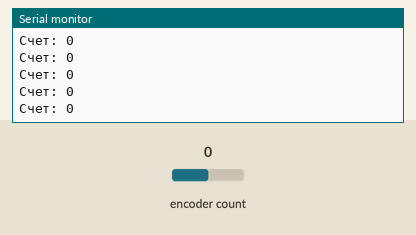
Simulated run of this sketch. Board: ESP32. Shown: the last lines printed to the serial monitor. The test bench sets the inputs (shaded band); at power-on: encoder count 0.

Above: at 1.2 s.
1.3 s: encoder count set to 1
At 1.31 s:
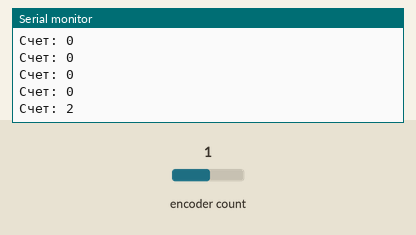
2.8 s: encoder count set to 2
At 2.81 s:
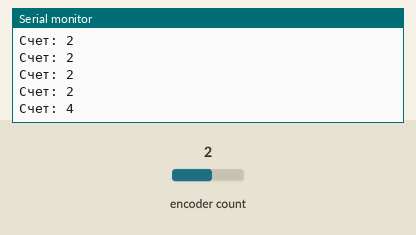
Timing chart, 0 to 5.8 s (numbered marks = the images above; inputs shaded):
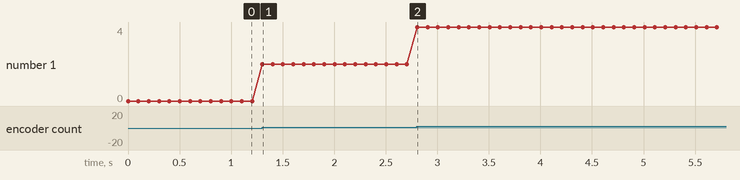

The sketch:

EncoderTest.ino
```cpp
#include <ESP32Encoder.h>

ESP32Encoder encoder;

#define ENCODER_A 0
#define ENCODER_B 4

void setup() {
  Serial.begin(115200);

  // Включение подтягивающих резисторов (НОВЫЙ СИНТАКСИС)
  encoder.attachHalfQuad(ENCODER_A, ENCODER_B);
  encoder.setCount(0);

  // Явно включаем подтяжку к 3.3V
  pinMode(ENCODER_A, INPUT_PULLUP);
  pinMode(ENCODER_B, INPUT_PULLUP);

  Serial.println("Энкодер готов");
}

void loop() {
  Serial.print("Счет: ");
  Serial.println(encoder.getCount());
  delay(100);
}
```

Measured:
- after the input at 1.3 s, the serial monitor: prints a new line at once (image 1)
- after the input at 2.8 s, the serial monitor: prints a new line at once (image 2)
- plotted number 1: 0 → 2 after the input at 1.3 s, 2 → 4 after the input at 2.8 s
